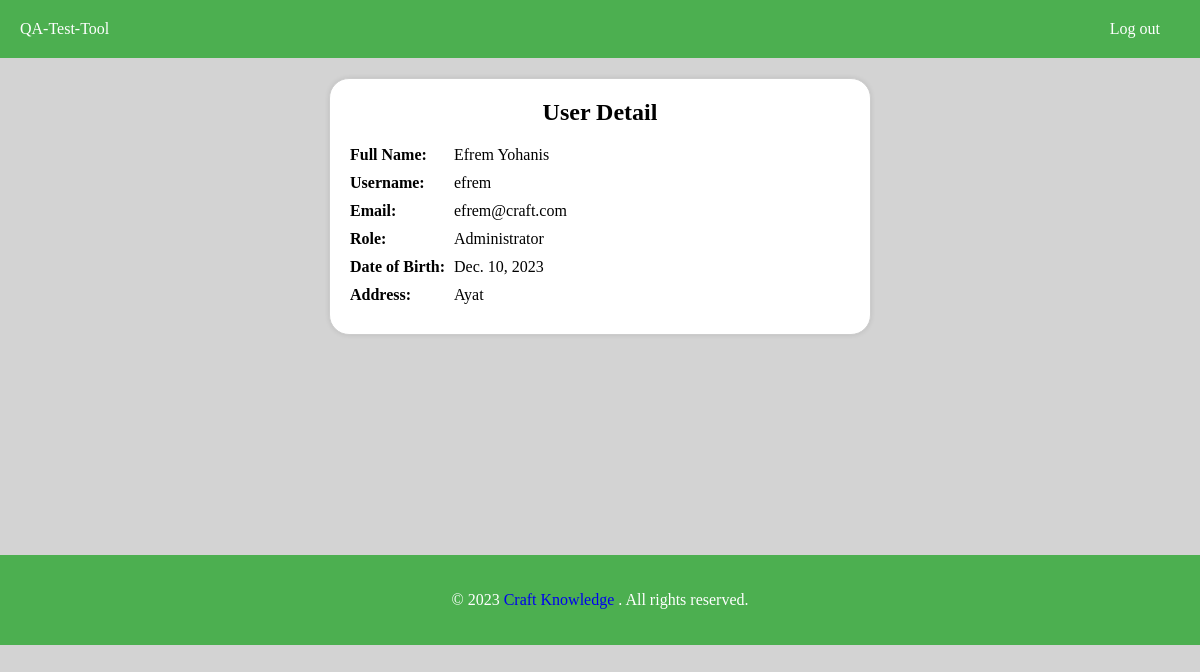
/view_detail/1/, run on the app's committed database.
### app1/models.py (models this page shows, shortened)
class CustomUser(models.Model):
    ROLES = (
        ('user', 'User'),
        ('Administrator', 'Administrator'),
    )
    first_name = models.CharField(max_length=30)
    last_name = models.CharField(max_length=30)
    email = models.EmailField(unique=True)
    username = models.CharField(max_length=30, unique=True)
    password = models.CharField(max_length=128)
    phone = models.CharField(max_length=15)
    address = models.CharField(max_length=255)
    role = models.CharField(max_length=30, choices=ROLES,null=True)
    date_of_birth = models.DateField()

### app1/views.py (the view)
# urls.py: path('view_detail/<int:user_id>/',view_detail,name="view_detail"),
def view_detail(request,user_id):
    user=CustomUser.objects.get(id=user_id)
    context={'user':user}
    return render(request,'view_detail.html',context)

### templates/view_detail.html (shortened to what this page needs)
{% load static %}
<!DOCTYPE html>
<html lang="en">
<head>
    <link rel="stylesheet" href="{% static 'view.css' %}">
</head>
<body>
    <header>
        <nav>
          <ul>
            <li><a href="{% url 'home' %}">QA-Test-Tool</a></li>
            <li class="login-btn" style="float: right;"><a href="{% url 'logout' %}">Log out</a></li>
          </ul>
        </nav>
      </header>
    <main>
        <section class="user-detail">
            <h2>User Detail</h2>
            <div>
                <strong>Full Name:</strong>
                <span id="username">{{user.first_name}} {{user.last_name}}</span>
            </div>
            <div>
                <strong>Username:</strong>
                <span id="username">{{user.username}}</span>
            </div>
            <div>
                <strong>Email:</strong>
                <span id="email">{{user.email}}</span>
            </div>
            <div>
                <strong>Role:</strong>
                <span id="role">{{user.role}}</span>
            </div>
            <div>
                <strong>Date of Birth:</strong>
                <span id="dob">{{user.date_of_birth}}</span>
            </div>
            <div>
                <strong>Address:</strong>
                <span id="address">{{user.address}}</span>
            </div>
        </section>
    </main>
    <footer>
        <p>&copy; 2023 <a href="https://craftknowledge.net/" class="link-deco">Craft Knowledge</a> . All rights reserved.</p>
      </footer>
</body>
</html>

### static/view.css (style rules this page uses)
body { margin: 0; padding: 0; background-color: lightgray; }
header { background: #4CAF50; padding: 20px; }
nav ul { list-style-type: none; margin: 0; padding: 0; }
nav ul li { display: inline; margin-right: 20px; }
nav ul li a { color: #fff; text-decoration: none; }
main { padding: 20px; margin-bottom: 200px; }
.user-detail { max-width: 500px; margin: 0 auto; padding: 20px; background-color: #fff; border: 1px solid #ccc; box-shadow: 0 0 5px rgba(0, 0, 0, 0.1); border-radius: 20px; }
.user-detail h2 { text-align: center; margin-top: 0; }
.user-detail div { margin-bottom: 10px; }
.user-detail strong { display: inline-block; width: 100px; font-weight: bold; }
.user-detail span { display: inline-block; }
footer { background: #4CAF50; padding: 20px; text-align: center; color: #fff; }
.link-deco { text-decoration: none; }

### data on the page
CustomUser: first_name "Efrem", last_name "Yohanis", username "efrem", email "efrem@craft.com", role "Administrator", date_of_birth "Dec. 10, 2023", address "Ayat"
